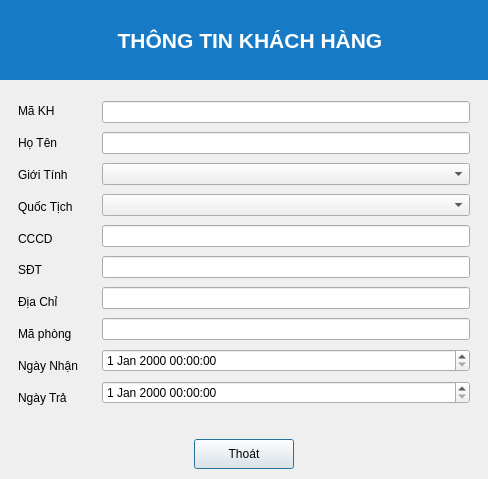
<?xml version="1.0" encoding="UTF-8"?>
<ui version="4.0">
 <class>Dialog</class>
 <widget class="QDialog" name="Dialog">
  <property name="geometry">
   <rect>
    <x>0</x>
    <y>0</y>
    <width>488</width>
    <height>479</height>
   </rect>
  </property>
  <property name="windowTitle">
   <string>Dialog</string>
  </property>
  <layout class="QVBoxLayout" name="verticalLayout">
   <property name="spacing">
    <number>0</number>
   </property>
   <property name="leftMargin">
    <number>0</number>
   </property>
   <property name="topMargin">
    <number>0</number>
   </property>
   <property name="rightMargin">
    <number>0</number>
   </property>
   <property name="bottomMargin">
    <number>0</number>
   </property>
   <item>
    <widget class="QWidget" name="widget" native="true">
     <property name="minimumSize">
      <size>
       <width>0</width>
       <height>80</height>
      </size>
     </property>
     <property name="maximumSize">
      <size>
       <width>16777215</width>
       <height>80</height>
      </size>
     </property>
     <layout class="QGridLayout" name="gridLayout">
      <property name="leftMargin">
       <number>0</number>
      </property>
      <property name="topMargin">
       <number>0</number>
      </property>
      <property name="rightMargin">
       <number>0</number>
      </property>
      <property name="bottomMargin">
       <number>0</number>
      </property>
      <property name="spacing">
       <number>0</number>
      </property>
      <item row="0" column="0">
       <widget class="QWidget" name="widget_6" native="true">
        <property name="minimumSize">
         <size>
          <width>0</width>
          <height>60</height>
         </size>
        </property>
        <property name="maximumSize">
         <size>
          <width>16777215</width>
          <height>100</height>
         </size>
        </property>
        <property name="styleSheet">
         <string notr="true">QWidget {
    background-color: #177ac6;  /* Màu nền xanh */
}
</string>
        </property>
        <layout class="QHBoxLayout" name="horizontalLayout_3">
         <property name="spacing">
          <number>0</number>
         </property>
         <property name="leftMargin">
          <number>0</number>
         </property>
         <property name="topMargin">
          <number>0</number>
         </property>
         <property name="rightMargin">
          <number>0</number>
         </property>
         <property name="bottomMargin">
          <number>0</number>
         </property>
         <item>
          <spacer name="horizontalSpacer_6">
           <property name="orientation">
            <enum>Qt::Horizontal</enum>
           </property>
           <property name="sizeHint" stdset="0">
            <size>
             <width>90</width>
             <height>20</height>
            </size>
           </property>
          </spacer>
         </item>
         <item>
          <widget class="QLabel" name="label_2">
           <property name="font">
            <font>
             <family>Segoe UI</family>
             <pointsize>16</pointsize>
             <weight>75</weight>
             <bold>true</bold>
            </font>
           </property>
           <property name="styleSheet">
            <string notr="true">QLabel {
    color: white;  /* Màu chữ trắng */
}
</string>
           </property>
           <property name="text">
            <string>  THÔNG TIN KHÁCH HÀNG</string>
           </property>
          </widget>
         </item>
         <item>
          <spacer name="horizontalSpacer_7">
           <property name="orientation">
            <enum>Qt::Horizontal</enum>
           </property>
           <property name="sizeHint" stdset="0">
            <size>
             <width>91</width>
             <height>20</height>
            </size>
           </property>
          </spacer>
         </item>
        </layout>
       </widget>
      </item>
     </layout>
    </widget>
   </item>
   <item>
    <widget class="QWidget" name="widget_2" native="true">
     <layout class="QHBoxLayout" name="horizontalLayout">
      <item>
       <widget class="QWidget" name="widget_4" native="true">
        <layout class="QVBoxLayout" name="verticalLayout_2">
         <item>
          <widget class="QLabel" name="label_6">
           <property name="text">
            <string>Mã KH</string>
           </property>
          </widget>
         </item>
         <item>
          <widget class="QLabel" name="label">
           <property name="text">
            <string>Họ Tên</string>
           </property>
          </widget>
         </item>
         <item>
          <widget class="QLabel" name="label_10">
           <property name="text">
            <string>Giới Tính</string>
           </property>
          </widget>
         </item>
         <item>
          <widget class="QLabel" name="label_3">
           <property name="text">
            <string>Quốc Tịch</string>
           </property>
          </widget>
         </item>
         <item>
          <widget class="QLabel" name="label_4">
           <property name="text">
            <string>CCCD</string>
           </property>
          </widget>
         </item>
         <item>
          <widget class="QLabel" name="label_9">
           <property name="text">
            <string>SĐT</string>
           </property>
          </widget>
         </item>
         <item>
          <widget class="QLabel" name="label_7">
           <property name="text">
            <string>Địa Chỉ</string>
           </property>
          </widget>
         </item>
         <item>
          <widget class="QLabel" name="label_11">
           <property name="text">
            <string>Mã phòng</string>
           </property>
          </widget>
         </item>
         <item>
          <widget class="QLabel" name="label_8">
           <property name="text">
            <string>Ngày Nhận</string>
           </property>
          </widget>
         </item>
         <item>
          <widget class="QLabel" name="label_5">
           <property name="text">
            <string>Ngày Trả</string>
           </property>
          </widget>
         </item>
        </layout>
       </widget>
      </item>
      <item>
       <widget class="QWidget" name="widget_5" native="true">
        <layout class="QVBoxLayout" name="verticalLayout_3">
         <item>
          <widget class="QLineEdit" name="makh_value"/>
         </item>
         <item>
          <widget class="QLineEdit" name="hoten_value"/>
         </item>
         <item>
          <widget class="QComboBox" name="gioitinh_value"/>
         </item>
         <item>
          <widget class="QComboBox" name="country_value"/>
         </item>
         <item>
          <widget class="QLineEdit" name="cccd_value"/>
         </item>
         <item>
          <widget class="QLineEdit" name="sdt_value"/>
         </item>
         <item>
          <widget class="QLineEdit" name="diachi_value"/>
         </item>
         <item>
          <widget class="QLineEdit" name="maphong_value"/>
         </item>
         <item>
          <widget class="QDateTimeEdit" name="ngaynhan_value"/>
         </item>
         <item>
          <widget class="QDateTimeEdit" name="ngaytra_value"/>
         </item>
        </layout>
       </widget>
      </item>
     </layout>
    </widget>
   </item>
   <item>
    <widget class="QWidget" name="button_layout" native="true">
     <property name="maximumSize">
      <size>
       <width>16777215</width>
       <height>50</height>
      </size>
     </property>
     <layout class="QHBoxLayout" name="horizontalLayout_2">
      <property name="spacing">
       <number>0</number>
      </property>
      <property name="leftMargin">
       <number>0</number>
      </property>
      <property name="topMargin">
       <number>0</number>
      </property>
      <property name="rightMargin">
       <number>0</number>
      </property>
      <property name="bottomMargin">
       <number>0</number>
      </property>
      <item>
       <spacer name="horizontalSpacer">
        <property name="orientation">
         <enum>Qt::Horizontal</enum>
        </property>
        <property name="sizeHint" stdset="0">
         <size>
          <width>93</width>
          <height>20</height>
         </size>
        </property>
       </spacer>
      </item>
      <item>
       <widget class="QPushButton" name="cancel_button">
        <property name="minimumSize">
         <size>
          <width>100</width>
          <height>30</height>
         </size>
        </property>
        <property name="text">
         <string>Thoát</string>
        </property>
       </widget>
      </item>
      <item>
       <spacer name="horizontalSpacer_3">
        <property name="orientation">
         <enum>Qt::Horizontal</enum>
        </property>
        <property name="sizeHint" stdset="0">
         <size>
          <width>93</width>
          <height>20</height>
         </size>
        </property>
       </spacer>
      </item>
     </layout>
    </widget>
   </item>
  </layout>
 </widget>
 <resources/>
 <connections/>
</ui>
